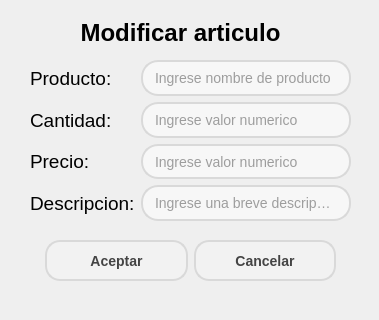
<?xml version="1.0" encoding="UTF-8"?>
<ui version="4.0">
 <class>Modificar</class>
 <widget class="QDialog" name="Modificar">
  <property name="geometry">
   <rect>
    <x>0</x>
    <y>0</y>
    <width>379</width>
    <height>320</height>
   </rect>
  </property>
  <property name="windowTitle">
   <string>Dialog</string>
  </property>
  <widget class="QLabel" name="titulo">
   <property name="geometry">
    <rect>
     <x>70</x>
     <y>20</y>
     <width>221</width>
     <height>25</height>
    </rect>
   </property>
   <property name="font">
    <font>
     <family>Segoe UI</family>
     <pointsize>18</pointsize>
     <weight>75</weight>
     <bold>true</bold>
    </font>
   </property>
   <property name="text">
    <string>Modificar articulo</string>
   </property>
   <property name="alignment">
    <set>Qt::AlignCenter</set>
   </property>
  </widget>
  <widget class="QWidget" name="layoutWidget">
   <property name="geometry">
    <rect>
     <x>30</x>
     <y>60</y>
     <width>321</width>
     <height>161</height>
    </rect>
   </property>
   <layout class="QFormLayout" name="formLayout">
    <item row="0" column="0">
     <widget class="QLabel" name="label_nombre">
      <property name="font">
       <font>
        <family>Segoe UI</family>
        <pointsize>14</pointsize>
       </font>
      </property>
      <property name="text">
       <string>Producto:</string>
      </property>
     </widget>
    </item>
    <item row="0" column="1">
     <widget class="QLineEdit" name="in_nombre">
      <property name="sizePolicy">
       <sizepolicy hsizetype="Expanding" vsizetype="Expanding">
        <horstretch>0</horstretch>
        <verstretch>0</verstretch>
       </sizepolicy>
      </property>
      <property name="font">
       <font>
        <pointsize>-1</pointsize>
       </font>
      </property>
      <property name="tabletTracking">
       <bool>false</bool>
      </property>
      <property name="focusPolicy">
       <enum>Qt::StrongFocus</enum>
      </property>
      <property name="autoFillBackground">
       <bool>false</bool>
      </property>
      <property name="styleSheet">
       <string notr="true">QLineEdit {
    background-color: #F7F7F7; /* Color de fondo */
    border: 2px solid #D9D9D9; /* Borde gris claro */
    border-radius: 17px; /* Bordes curvos */
    padding: 5px 10px; /* Espacio interno para texto */
    font-size: 14px; /* Tamaño de fuente */
    color: #444444; /* Color de texto */
}
QLineEdit:focus {
    border-color: #0078d7; /* Cambia el color del borde cuando se selecciona el QLineEdit */
    outline: none; /* Elimina el contorno alrededor del QLineEdit al seleccionarlo */
}
</string>
      </property>
      <property name="inputMethodHints">
       <set>Qt::ImhNone</set>
      </property>
      <property name="inputMask">
       <string/>
      </property>
      <property name="text">
       <string/>
      </property>
      <property name="maxLength">
       <number>32767</number>
      </property>
      <property name="frame">
       <bool>true</bool>
      </property>
      <property name="dragEnabled">
       <bool>false</bool>
      </property>
      <property name="readOnly">
       <bool>false</bool>
      </property>
      <property name="placeholderText">
       <string>Ingrese nombre de producto</string>
      </property>
      <property name="clearButtonEnabled">
       <bool>true</bool>
      </property>
     </widget>
    </item>
    <item row="1" column="0">
     <widget class="QLabel" name="label_cant">
      <property name="font">
       <font>
        <family>Segoe UI</family>
        <pointsize>14</pointsize>
       </font>
      </property>
      <property name="text">
       <string>Cantidad:</string>
      </property>
     </widget>
    </item>
    <item row="1" column="1">
     <widget class="QLineEdit" name="in_cant">
      <property name="sizePolicy">
       <sizepolicy hsizetype="Expanding" vsizetype="Expanding">
        <horstretch>0</horstretch>
        <verstretch>0</verstretch>
       </sizepolicy>
      </property>
      <property name="font">
       <font>
        <pointsize>-1</pointsize>
       </font>
      </property>
      <property name="tabletTracking">
       <bool>false</bool>
      </property>
      <property name="focusPolicy">
       <enum>Qt::StrongFocus</enum>
      </property>
      <property name="autoFillBackground">
       <bool>false</bool>
      </property>
      <property name="styleSheet">
       <string notr="true">QLineEdit {
    background-color: #F7F7F7; /* Color de fondo */
    border: 2px solid #D9D9D9; /* Borde gris claro */
    border-radius: 17px; /* Bordes curvos */
    padding: 5px 10px; /* Espacio interno para texto */
    font-size: 14px; /* Tamaño de fuente */
    color: #444444; /* Color de texto */
}
QLineEdit:focus {
    border-color: #0078d7; /* Cambia el color del borde cuando se selecciona el QLineEdit */
    outline: none; /* Elimina el contorno alrededor del QLineEdit al seleccionarlo */
}
</string>
      </property>
      <property name="inputMethodHints">
       <set>Qt::ImhNone</set>
      </property>
      <property name="inputMask">
       <string/>
      </property>
      <property name="text">
       <string/>
      </property>
      <property name="maxLength">
       <number>32767</number>
      </property>
      <property name="frame">
       <bool>true</bool>
      </property>
      <property name="dragEnabled">
       <bool>false</bool>
      </property>
      <property name="readOnly">
       <bool>false</bool>
      </property>
      <property name="placeholderText">
       <string>Ingrese valor numerico</string>
      </property>
      <property name="clearButtonEnabled">
       <bool>true</bool>
      </property>
     </widget>
    </item>
    <item row="2" column="0">
     <widget class="QLabel" name="label_precio">
      <property name="font">
       <font>
        <family>Segoe UI</family>
        <pointsize>14</pointsize>
       </font>
      </property>
      <property name="text">
       <string>Precio:</string>
      </property>
     </widget>
    </item>
    <item row="2" column="1">
     <widget class="QLineEdit" name="in_precio">
      <property name="sizePolicy">
       <sizepolicy hsizetype="Expanding" vsizetype="Expanding">
        <horstretch>0</horstretch>
        <verstretch>0</verstretch>
       </sizepolicy>
      </property>
      <property name="font">
       <font>
        <pointsize>-1</pointsize>
       </font>
      </property>
      <property name="tabletTracking">
       <bool>false</bool>
      </property>
      <property name="focusPolicy">
       <enum>Qt::StrongFocus</enum>
      </property>
      <property name="autoFillBackground">
       <bool>false</bool>
      </property>
      <property name="styleSheet">
       <string notr="true">QLineEdit {
    background-color: #F7F7F7; /* Color de fondo */
    border: 2px solid #D9D9D9; /* Borde gris claro */
    border-radius: 17px; /* Bordes curvos */
    padding: 5px 10px; /* Espacio interno para texto */
    font-size: 14px; /* Tamaño de fuente */
    color: #444444; /* Color de texto */
}
QLineEdit:focus {
    border-color: #0078d7; /* Cambia el color del borde cuando se selecciona el QLineEdit */
    outline: none; /* Elimina el contorno alrededor del QLineEdit al seleccionarlo */
}
</string>
      </property>
      <property name="inputMethodHints">
       <set>Qt::ImhNone</set>
      </property>
      <property name="inputMask">
       <string/>
      </property>
      <property name="text">
       <string/>
      </property>
      <property name="maxLength">
       <number>32767</number>
      </property>
      <property name="frame">
       <bool>true</bool>
      </property>
      <property name="dragEnabled">
       <bool>false</bool>
      </property>
      <property name="readOnly">
       <bool>false</bool>
      </property>
      <property name="placeholderText">
       <string>Ingrese valor numerico</string>
      </property>
      <property name="clearButtonEnabled">
       <bool>true</bool>
      </property>
     </widget>
    </item>
    <item row="3" column="0">
     <widget class="QLabel" name="label_descrip">
      <property name="font">
       <font>
        <family>Segoe UI</family>
        <pointsize>14</pointsize>
       </font>
      </property>
      <property name="text">
       <string>Descripcion:</string>
      </property>
     </widget>
    </item>
    <item row="3" column="1">
     <widget class="QLineEdit" name="in_descrip">
      <property name="sizePolicy">
       <sizepolicy hsizetype="Expanding" vsizetype="Expanding">
        <horstretch>0</horstretch>
        <verstretch>0</verstretch>
       </sizepolicy>
      </property>
      <property name="font">
       <font>
        <pointsize>-1</pointsize>
       </font>
      </property>
      <property name="tabletTracking">
       <bool>false</bool>
      </property>
      <property name="focusPolicy">
       <enum>Qt::StrongFocus</enum>
      </property>
      <property name="autoFillBackground">
       <bool>false</bool>
      </property>
      <property name="styleSheet">
       <string notr="true">QLineEdit {
    background-color: #F7F7F7; /* Color de fondo */
    border: 2px solid #D9D9D9; /* Borde gris claro */
    border-radius: 17px; /* Bordes curvos */
    padding: 5px 10px; /* Espacio interno para texto */
    font-size: 14px; /* Tamaño de fuente */
    color: #444444; /* Color de texto */
}
QLineEdit:focus {
    border-color: #0078d7; /* Cambia el color del borde cuando se selecciona el QLineEdit */
    outline: none; /* Elimina el contorno alrededor del QLineEdit al seleccionarlo */
}
</string>
      </property>
      <property name="inputMethodHints">
       <set>Qt::ImhNone</set>
      </property>
      <property name="inputMask">
       <string/>
      </property>
      <property name="text">
       <string/>
      </property>
      <property name="maxLength">
       <number>32767</number>
      </property>
      <property name="frame">
       <bool>true</bool>
      </property>
      <property name="dragEnabled">
       <bool>false</bool>
      </property>
      <property name="readOnly">
       <bool>false</bool>
      </property>
      <property name="placeholderText">
       <string>Ingrese una breve descripcion</string>
      </property>
      <property name="clearButtonEnabled">
       <bool>true</bool>
      </property>
     </widget>
    </item>
   </layout>
  </widget>
  <widget class="QWidget" name="horizontalLayoutWidget">
   <property name="geometry">
    <rect>
     <x>30</x>
     <y>240</y>
     <width>321</width>
     <height>41</height>
    </rect>
   </property>
   <layout class="QHBoxLayout" name="horizontalLayout">
    <property name="leftMargin">
     <number>15</number>
    </property>
    <property name="rightMargin">
     <number>15</number>
    </property>
    <item>
     <widget class="QPushButton" name="btn_aceptar">
      <property name="enabled">
       <bool>true</bool>
      </property>
      <property name="sizePolicy">
       <sizepolicy hsizetype="Preferred" vsizetype="Expanding">
        <horstretch>0</horstretch>
        <verstretch>0</verstretch>
       </sizepolicy>
      </property>
      <property name="font">
       <font>
        <family>Segoe UI</family>
        <pointsize>-1</pointsize>
        <weight>75</weight>
        <bold>true</bold>
       </font>
      </property>
      <property name="styleSheet">
       <string notr="true">QPushButton {
    background-color: #F2F2F2; /* Color de fondo */
    border: 2px solid #D9D9D9; /* Borde gris claro */
    border-radius: 15px; /* Bordes curvos */
    padding: 5px 10px; /* Espacio interno para texto */
    font-weight: bold; /* Texto en negrita */
    font-size: 14px; /* Tamaño de fuente */
    color: #444444; /* Color de texto */
}

QPushButton:hover {
    background-color: #88AEF1; /* Color celeste */
    border-color: #0078D7; /* Borde celeste */
    color: #FFFFFF; /* Color de texto blanco */
}</string>
      </property>
      <property name="inputMethodHints">
       <set>Qt::ImhSensitiveData|Qt::ImhUppercaseOnly</set>
      </property>
      <property name="text">
       <string>Aceptar</string>
      </property>
      <property name="checkable">
       <bool>true</bool>
      </property>
      <property name="checked">
       <bool>true</bool>
      </property>
      <property name="autoRepeat">
       <bool>true</bool>
      </property>
      <property name="autoRepeatDelay">
       <number>150</number>
      </property>
      <property name="autoDefault">
       <bool>false</bool>
      </property>
      <property name="default">
       <bool>false</bool>
      </property>
      <property name="flat">
       <bool>false</bool>
      </property>
     </widget>
    </item>
    <item>
     <widget class="QPushButton" name="btn_cancelar">
      <property name="enabled">
       <bool>true</bool>
      </property>
      <property name="sizePolicy">
       <sizepolicy hsizetype="Preferred" vsizetype="Expanding">
        <horstretch>0</horstretch>
        <verstretch>0</verstretch>
       </sizepolicy>
      </property>
      <property name="font">
       <font>
        <family>Segoe UI</family>
        <pointsize>-1</pointsize>
        <weight>75</weight>
        <bold>true</bold>
       </font>
      </property>
      <property name="styleSheet">
       <string notr="true">QPushButton {
    background-color: #F2F2F2; /* Color de fondo */
    border: 2px solid #D9D9D9; /* Borde gris claro */
    border-radius: 15px; /* Bordes curvos */
    padding: 5px 10px; /* Espacio interno para texto */
    font-weight: bold; /* Texto en negrita */
    font-size: 14px; /* Tamaño de fuente */
    color: #444444; /* Color de texto */
}

QPushButton:hover {
    background-color: #88AEF1; /* Color celeste */
    border-color: #0078D7; /* Borde celeste */
    color: #FFFFFF; /* Color de texto blanco */
}</string>
      </property>
      <property name="inputMethodHints">
       <set>Qt::ImhSensitiveData|Qt::ImhUppercaseOnly</set>
      </property>
      <property name="text">
       <string>Cancelar</string>
      </property>
      <property name="checkable">
       <bool>true</bool>
      </property>
      <property name="checked">
       <bool>true</bool>
      </property>
      <property name="autoRepeat">
       <bool>true</bool>
      </property>
      <property name="autoRepeatDelay">
       <number>150</number>
      </property>
      <property name="autoDefault">
       <bool>false</bool>
      </property>
      <property name="default">
       <bool>false</bool>
      </property>
      <property name="flat">
       <bool>false</bool>
      </property>
     </widget>
    </item>
   </layout>
  </widget>
  <widget class="QLabel" name="notificacion">
   <property name="geometry">
    <rect>
     <x>110</x>
     <y>290</y>
     <width>161</width>
     <height>20</height>
    </rect>
   </property>
   <property name="font">
    <font>
     <family>Segoe UI</family>
     <pointsize>9</pointsize>
     <weight>75</weight>
     <bold>true</bold>
    </font>
   </property>
   <property name="layoutDirection">
    <enum>Qt::LeftToRight</enum>
   </property>
   <property name="styleSheet">
    <string notr="true">color: #aa0000</string>
   </property>
   <property name="text">
    <string/>
   </property>
   <property name="alignment">
    <set>Qt::AlignCenter</set>
   </property>
   <property name="textInteractionFlags">
    <set>Qt::LinksAccessibleByMouse|Qt::TextEditable</set>
   </property>
  </widget>
 </widget>
 <resources/>
 <connections/>
</ui>
